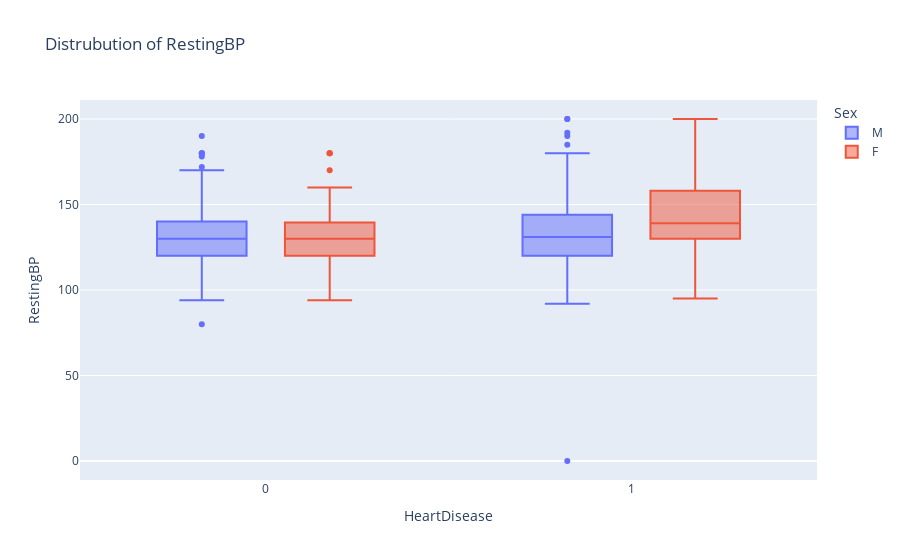

The code cell stored with this chart in its notebook:
### Code cell
fig = px.box(data,y="RestingBP",x="HeartDisease",title=f"Distrubution of RestingBP",color="Sex")
fig.show()

### Figure 1 — Plotly figure (JSON) as saved in the notebook; plotly's stock layout.template omitted (floating-point values rounded to 4 significant figures; data arrays with more than 128 entries replaced by an {"elided": "..."} marker saying what was removed)
{"data": [{"alignmentgroup": "True", "hovertemplate": "Sex=M<br>HeartDisease=%{x}<br>RestingBP=%{y}<extra></extra>", "legendgroup": "M", "marker": {"color": "#636efa"}, "name": "M", "notched": false, "offsetgroup": "M", "orientation": "v", "showlegend": true, "type": "box", "x": {"elided": "725 int values"}, "x0": " ", "xaxis": "x", "y": {"elided": "725 int values"}, "y0": " ", "yaxis": "y"}, {"alignmentgroup": "True", "hovertemplate": "Sex=F<br>HeartDisease=%{x}<br>RestingBP=%{y}<extra></extra>", "legendgroup": "F", "marker": {"color": "#EF553B"}, "name": "F", "notched": false, "offsetgroup": "F", "orientation": "v", "showlegend": true, "type": "box", "x": {"elided": "193 int values"}, "x0": " ", "xaxis": "x", "y": {"elided": "193 int values"}, "y0": " ", "yaxis": "y"}], "layout": {"boxmode": "group", "legend": {"title": {"text": "Sex"}, "tracegroupgap": 0}, "title": {"text": "Distrubution of RestingBP"}, "xaxis": {"anchor": "y", "domain": [0, 1], "title": {"text": "HeartDisease"}}, "yaxis": {"anchor": "x", "domain": [0, 1], "title": {"text": "RestingBP"}}}}
